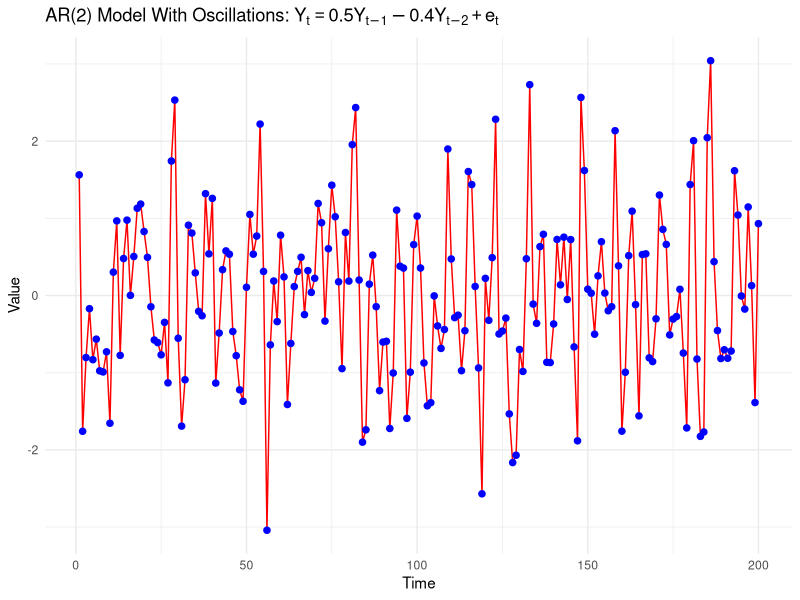
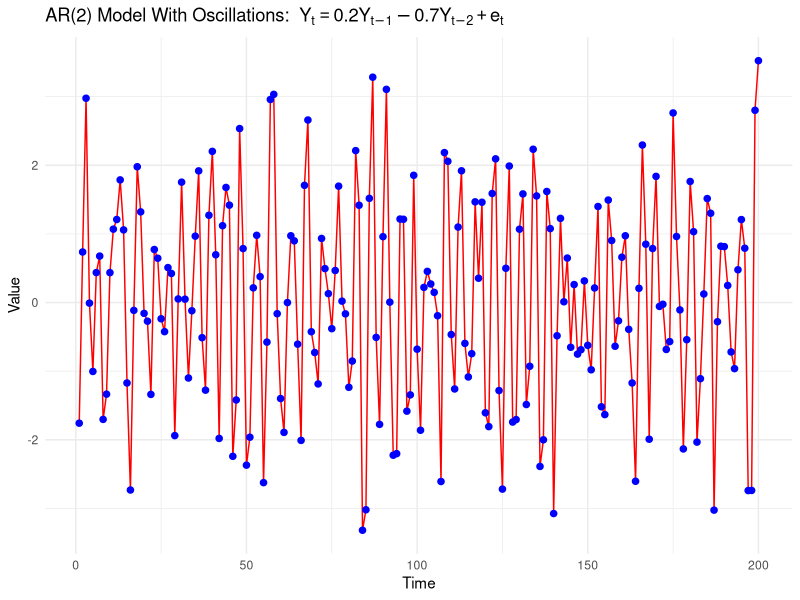

Reproduce these figures in R, in order.
## ---- chunk 1
#| echo: false

library(ggplot2)
set.seed(123)


# Function to plot AR(2) process
plot_ar2_process <- function(ar_coeffs, title_expression) {
  # Generate AR(2) process
  ar_process <- as.numeric(arima.sim(model = list(ar = ar_coeffs), n = 200))
  
  # Create data frame for plotting
  plot_data <- data.frame(Time = 1:200, AR_Oscillatory = ar_process)
  
  ggplot(plot_data, aes(x = Time, y = AR_Oscillatory)) + 
    geom_line(color = "red") + 
    geom_point(color = "blue", size = 3, shape = 20) + 
    labs(
      title = title_expression,
      x = "Time", 
      y = "Value"
    ) +
    theme_minimal()
}

# Example 1: AR(2) Model with coefficients (0.5, -0.4)
plot_ar2_process(
  ar_coeffs = c(0.5, -0.4),
  title_expression = expression("AR(2) Model With Oscillations:" ~ 
                            Y[t] == 0.5 * Y[t-1] - 0.4 * Y[t-2] + e[t])
)

# Example 2: AR(2) Model with coefficients (0.2, -0.7)
plot_ar2_process(
  ar_coeffs = c(0.2, -0.7),
  title_expression = expression("AR(2) Model With Oscillations: " ~ 
                            Y[t] == 0.2 * Y[t-1] - 0.7 * Y[t-2] + e[t])
)

